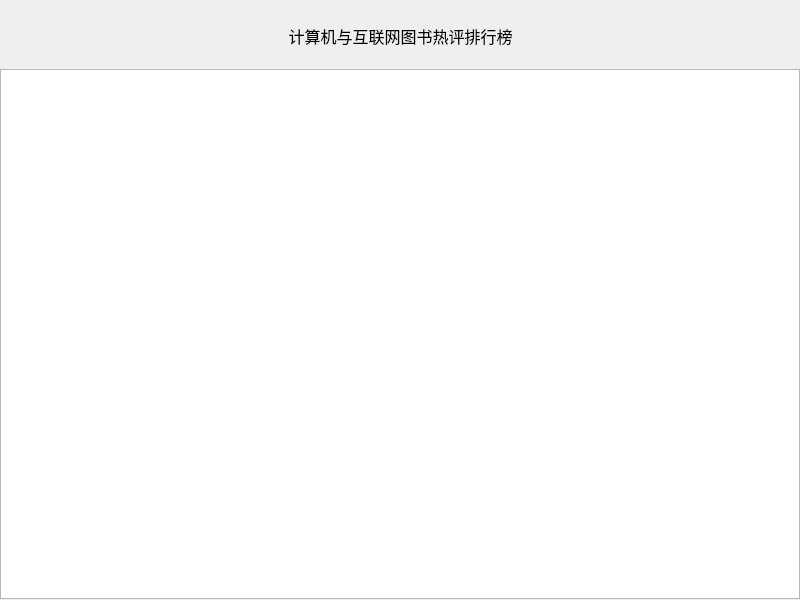
<?xml version="1.0" encoding="UTF-8"?>
<ui version="4.0">
 <class>MainWindow</class>
 <widget class="QMainWindow" name="MainWindow">
  <property name="geometry">
   <rect>
    <x>0</x>
    <y>0</y>
    <width>800</width>
    <height>600</height>
   </rect>
  </property>
  <property name="minimumSize">
   <size>
    <width>800</width>
    <height>600</height>
   </size>
  </property>
  <property name="maximumSize">
   <size>
    <width>800</width>
    <height>600</height>
   </size>
  </property>
  <property name="windowTitle">
   <string>热评排行榜</string>
  </property>
  <widget class="QWidget" name="centralwidget">
   <widget class="QLabel" name="label">
    <property name="geometry">
     <rect>
      <x>0</x>
      <y>0</y>
      <width>801</width>
      <height>71</height>
     </rect>
    </property>
    <property name="font">
     <font>
      <pointsize>12</pointsize>
     </font>
    </property>
    <property name="text">
     <string>计算机与互联网图书热评排行榜</string>
    </property>
    <property name="alignment">
     <set>Qt::AlignCenter</set>
    </property>
   </widget>
   <widget class="QTableWidget" name="tableWidget">
    <property name="geometry">
     <rect>
      <x>0</x>
      <y>69</y>
      <width>800</width>
      <height>530</height>
     </rect>
    </property>
    <property name="editTriggers">
     <set>QAbstractItemView::NoEditTriggers</set>
    </property>
   </widget>
  </widget>
 </widget>
 <resources/>
 <connections/>
</ui>
